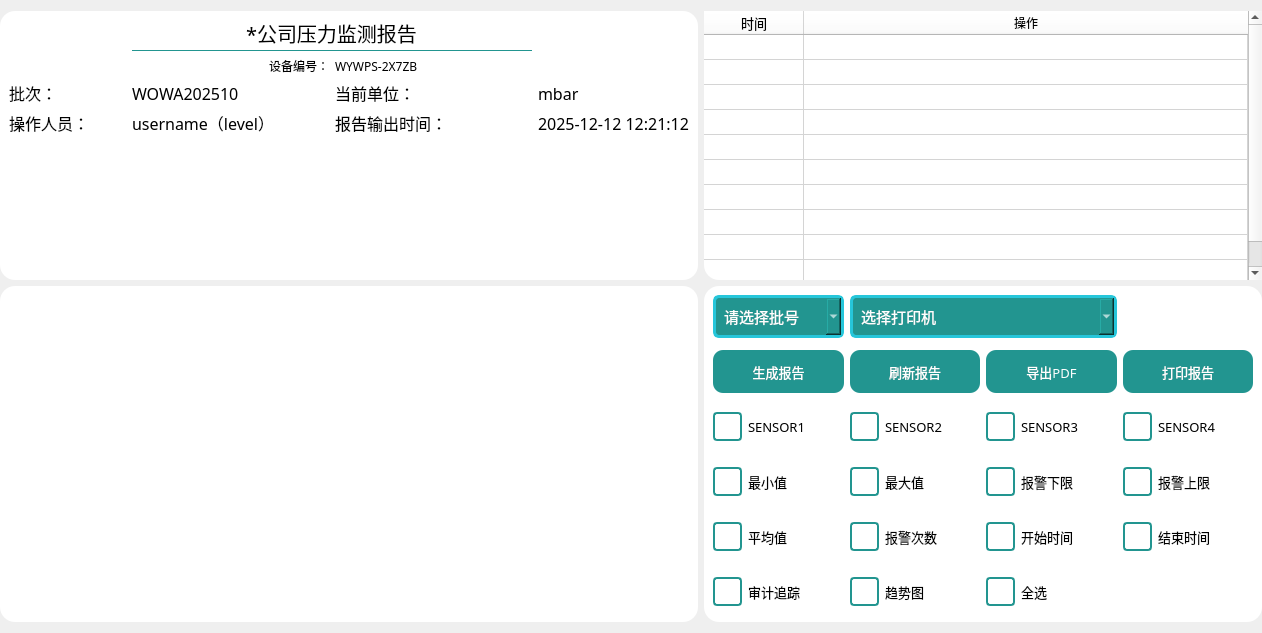
<?xml version="1.0" encoding="UTF-8"?>
<ui version="4.0">
 <class>PageAnalysis</class>
 <widget class="QWidget" name="PageAnalysis">
  <property name="geometry">
   <rect>
    <x>0</x>
    <y>0</y>
    <width>1262</width>
    <height>633</height>
   </rect>
  </property>
  <property name="windowTitle">
   <string>Form</string>
  </property>
  <property name="styleSheet">
   <string notr="true"/>
  </property>
  <layout class="QGridLayout" name="gridLayout" rowstretch="4,5" columnstretch="5,4">
   <property name="leftMargin">
    <number>0</number>
   </property>
   <property name="rightMargin">
    <number>0</number>
   </property>
   <item row="0" column="0">
    <widget class="QFrame" name="frameHeader1">
     <property name="font">
      <font>
       <family>Microsoft YaHei</family>
       <pointsize>12</pointsize>
      </font>
     </property>
     <property name="styleSheet">
      <string notr="true">QFrame
{
	border-radius: 15px;        /* 圆角半径，可根据需要调整 */
	background-color: white;    /* 可选：背景色 */	
}</string>
     </property>
     <property name="frameShape">
      <enum>QFrame::StyledPanel</enum>
     </property>
     <property name="frameShadow">
      <enum>QFrame::Raised</enum>
     </property>
     <layout class="QGridLayout" name="gridLayout_2">
      <item row="2" column="2" alignment="Qt::AlignLeft">
       <widget class="QLabel" name="label_2">
        <property name="font">
         <font>
          <family>Microsoft YaHei</family>
         </font>
        </property>
        <property name="text">
         <string>WYWPS-2X7ZB</string>
        </property>
       </widget>
      </item>
      <item row="4" column="2">
       <widget class="QLabel" name="outputTimeTitle">
        <property name="font">
         <font>
          <family>Microsoft YaHei</family>
          <pointsize>12</pointsize>
         </font>
        </property>
        <property name="text">
         <string>报告输出时间：</string>
        </property>
       </widget>
      </item>
      <item row="6" column="0" colspan="4">
       <widget class="QTableWidget" name="dataTable">
        <property name="font">
         <font>
          <family>Microsoft YaHei</family>
          <pointsize>9</pointsize>
         </font>
        </property>
        <property name="accessibleName">
         <string/>
        </property>
        <property name="accessibleDescription">
         <string/>
        </property>
        <property name="styleSheet">
         <string notr="true">QFrame
{
	border-radius: 15px;        /* 圆角半径，可根据需要调整 */
	background-color: white;    /* 可选：背景色 */	
}</string>
        </property>
        <property name="frameShape">
         <enum>QFrame::NoFrame</enum>
        </property>
        <property name="lineWidth">
         <number>0</number>
        </property>
        <property name="editTriggers">
         <set>QAbstractItemView::NoEditTriggers</set>
        </property>
        <property name="selectionMode">
         <enum>QAbstractItemView::NoSelection</enum>
        </property>
        <attribute name="horizontalHeaderMinimumSectionSize">
         <number>30</number>
        </attribute>
        <attribute name="horizontalHeaderDefaultSectionSize">
         <number>75</number>
        </attribute>
        <attribute name="horizontalHeaderStretchLastSection">
         <bool>true</bool>
        </attribute>
        <attribute name="verticalHeaderVisible">
         <bool>true</bool>
        </attribute>
        <attribute name="verticalHeaderMinimumSectionSize">
         <number>28</number>
        </attribute>
        <attribute name="verticalHeaderDefaultSectionSize">
         <number>30</number>
        </attribute>
        <attribute name="verticalHeaderHighlightSections">
         <bool>true</bool>
        </attribute>
       </widget>
      </item>
      <item row="3" column="1">
       <widget class="QLabel" name="batchNumTimeText">
        <property name="font">
         <font>
          <family>Microsoft YaHei</family>
          <pointsize>12</pointsize>
         </font>
        </property>
        <property name="text">
         <string>WOWA202510</string>
        </property>
       </widget>
      </item>
      <item row="4" column="0">
       <widget class="QLabel" name="userLabel">
        <property name="font">
         <font>
          <family>Microsoft YaHei</family>
          <pointsize>12</pointsize>
         </font>
        </property>
        <property name="text">
         <string>操作人员：</string>
        </property>
       </widget>
      </item>
      <item row="3" column="3">
       <widget class="QLabel" name="outputUnit">
        <property name="font">
         <font>
          <family>Microsoft YaHei</family>
          <pointsize>12</pointsize>
         </font>
        </property>
        <property name="text">
         <string>mbar</string>
        </property>
       </widget>
      </item>
      <item row="3" column="0">
       <widget class="QLabel" name="batchNumTimeTitle">
        <property name="font">
         <font>
          <family>Microsoft YaHei</family>
          <pointsize>12</pointsize>
         </font>
        </property>
        <property name="text">
         <string>批次：</string>
        </property>
       </widget>
      </item>
      <item row="3" column="2">
       <widget class="QLabel" name="outputUnitTitle">
        <property name="font">
         <font>
          <family>Microsoft YaHei</family>
          <pointsize>12</pointsize>
         </font>
        </property>
        <property name="text">
         <string>当前单位：</string>
        </property>
       </widget>
      </item>
      <item row="5" column="0">
       <spacer name="verticalSpacer">
        <property name="orientation">
         <enum>Qt::Vertical</enum>
        </property>
        <property name="sizeHint" stdset="0">
         <size>
          <width>20</width>
          <height>40</height>
         </size>
        </property>
       </spacer>
      </item>
      <item row="2" column="1" alignment="Qt::AlignRight">
       <widget class="QLabel" name="label">
        <property name="font">
         <font>
          <family>Microsoft YaHei</family>
         </font>
        </property>
        <property name="text">
         <string>设备编号：</string>
        </property>
        <property name="alignment">
         <set>Qt::AlignCenter</set>
        </property>
       </widget>
      </item>
      <item row="4" column="1">
       <widget class="QLabel" name="operationUser">
        <property name="font">
         <font>
          <family>Microsoft YaHei</family>
          <pointsize>12</pointsize>
         </font>
        </property>
        <property name="text">
         <string>username（level）</string>
        </property>
       </widget>
      </item>
      <item row="4" column="3">
       <widget class="QLabel" name="outputTime">
        <property name="font">
         <font>
          <family>Microsoft YaHei</family>
          <pointsize>12</pointsize>
         </font>
        </property>
        <property name="text">
         <string>2025-12-12 12:21:12</string>
        </property>
       </widget>
      </item>
      <item row="1" column="1" colspan="2">
       <widget class="QLineEdit" name="titleEdit">
        <property name="minimumSize">
         <size>
          <width>400</width>
          <height>0</height>
         </size>
        </property>
        <property name="font">
         <font>
          <family>Microsoft YaHei</family>
          <pointsize>15</pointsize>
         </font>
        </property>
        <property name="styleSheet">
         <string notr="true">/* 普通状态底部边框 */
QLineEdit {
    border: none;
    border-bottom: 1px solid rgb(34, 149, 144);  /* 底部边框颜色 */
    background: transparent;
}

/* 获取焦点时的底部边框 */
QLineEdit:focus {
    border-bottom: 2px solid rgb(41, 255, 223);  /* 焦点时颜色 */
}

QLineEdit:disabled {
    border-radius: 15px;
    border: 2px solid rgb(34, 149, 144);
    padding: 4px;
    color: #666666;
}</string>
        </property>
        <property name="text">
         <string>*公司压力监测报告</string>
        </property>
        <property name="alignment">
         <set>Qt::AlignCenter</set>
        </property>
       </widget>
      </item>
     </layout>
    </widget>
   </item>
   <item row="0" column="1">
    <widget class="QTableWidget" name="trailTable">
     <property name="minimumSize">
      <size>
       <width>0</width>
       <height>0</height>
      </size>
     </property>
     <property name="font">
      <font>
       <family>Microsoft YaHei</family>
       <pointsize>9</pointsize>
      </font>
     </property>
     <property name="styleSheet">
      <string notr="true">QFrame
{
	border-radius: 15px;        /* 圆角半径，可根据需要调整 */
	background-color: white;    /* 可选：背景色 */	
}</string>
     </property>
     <property name="frameShape">
      <enum>QFrame::NoFrame</enum>
     </property>
     <property name="autoScroll">
      <bool>false</bool>
     </property>
     <property name="editTriggers">
      <set>QAbstractItemView::NoEditTriggers</set>
     </property>
     <property name="selectionMode">
      <enum>QAbstractItemView::NoSelection</enum>
     </property>
     <property name="gridStyle">
      <enum>Qt::SolidLine</enum>
     </property>
     <property name="wordWrap">
      <bool>true</bool>
     </property>
     <property name="cornerButtonEnabled">
      <bool>true</bool>
     </property>
     <property name="rowCount">
      <number>10</number>
     </property>
     <property name="columnCount">
      <number>2</number>
     </property>
     <attribute name="horizontalHeaderVisible">
      <bool>true</bool>
     </attribute>
     <attribute name="horizontalHeaderCascadingSectionResizes">
      <bool>false</bool>
     </attribute>
     <attribute name="horizontalHeaderMinimumSectionSize">
      <number>4</number>
     </attribute>
     <attribute name="horizontalHeaderDefaultSectionSize">
      <number>100</number>
     </attribute>
     <attribute name="horizontalHeaderHighlightSections">
      <bool>true</bool>
     </attribute>
     <attribute name="horizontalHeaderShowSortIndicator" stdset="0">
      <bool>false</bool>
     </attribute>
     <attribute name="horizontalHeaderStretchLastSection">
      <bool>true</bool>
     </attribute>
     <attribute name="verticalHeaderVisible">
      <bool>false</bool>
     </attribute>
     <attribute name="verticalHeaderCascadingSectionResizes">
      <bool>false</bool>
     </attribute>
     <attribute name="verticalHeaderMinimumSectionSize">
      <number>8</number>
     </attribute>
     <attribute name="verticalHeaderDefaultSectionSize">
      <number>25</number>
     </attribute>
     <attribute name="verticalHeaderHighlightSections">
      <bool>false</bool>
     </attribute>
     <attribute name="verticalHeaderShowSortIndicator" stdset="0">
      <bool>false</bool>
     </attribute>
     <attribute name="verticalHeaderStretchLastSection">
      <bool>false</bool>
     </attribute>
     <row/>
     <row/>
     <row/>
     <row/>
     <row/>
     <row/>
     <row/>
     <row/>
     <row/>
     <row/>
     <column>
      <property name="text">
       <string>时间</string>
      </property>
      <property name="font">
       <font>
        <pointsize>10</pointsize>
       </font>
      </property>
     </column>
     <column>
      <property name="text">
       <string>操作</string>
      </property>
     </column>
     <item row="0" column="0">
      <property name="text">
       <string/>
      </property>
      <property name="flags">
       <set>ItemIsEnabled</set>
      </property>
     </item>
     <item row="1" column="0">
      <property name="text">
       <string/>
      </property>
     </item>
    </widget>
   </item>
   <item row="1" column="0">
    <widget class="QWidget" name="chartWidget" native="true">
     <property name="font">
      <font>
       <family>Microsoft YaHei</family>
       <pointsize>12</pointsize>
      </font>
     </property>
     <property name="styleSheet">
      <string notr="true">
	border-radius: 15px;        /* 圆角半径，可根据需要调整 */
	background-color: white;    /* 可选：背景色 */	
</string>
     </property>
    </widget>
   </item>
   <item row="1" column="1">
    <widget class="QFrame" name="frameSys2">
     <property name="font">
      <font>
       <family>Microsoft YaHei</family>
       <pointsize>12</pointsize>
      </font>
     </property>
     <property name="styleSheet">
      <string notr="true">QFrame
{
	border-radius: 15px;        /* 圆角半径，可根据需要调整 */
	background-color: white;    /* 可选：背景色 */	
}

/* 正常状态 */
QCheckBox::indicator {
    width: 25px;
    height: 25px;
    border: 2px solid #229590;
    border-radius: 4px;
}

/* 选中状态 */
QCheckBox::indicator:checked {
    background: #2dc6be;
    border: 2px solid #229590;
}

/* 禁用状态 */
QCheckBox::indicator:disabled {
    background: #a7a7a7;
    border: 2px solid #229590;
}

QPushButton
{
	background-color: rgb(34, 149, 144);
    color: white;
    border-radius: 10px;        /* 圆角大小 */
    padding: 6px 12px;          /* 内边距 */

}
/* 按钮按下效果 */
QPushButton:pressed {
    background-color: #16615e;  /* 更深的颜色 */
    padding-top: 7px;          /* 模拟下沉效果 */
    padding-bottom: 5px;
    margin-top: 1px;           /* 保持总高度不变 */
}


QComboBox {
    background-color: #229590;
    color: #ffffff;
    border: 3px solid #26c6da;
    border-radius: 6px;
    padding: 4px 8px;
}

QComboBox::drop-down {

    width: 15px;
}

/* 这是控制下拉选项背景的关键部分 */
QComboBox QAbstractItemView {
    background-color: #229590; /* 下拉选项背景色 */
    color: #ffffff; /* 下拉选项文字颜色 */
    selection-background-color: #00ff00; /* 下拉选项中选中项的背景色 */
    border: 1px solid #26c6da; /* 下拉选项边框 */
    outline: 0; /* 移除选中项的虚线框 */
    border-radius: 6px; /* 下拉选项圆角 */
}
QComboBox:disabled {
    border: 2px solid #229590;
    border-radius: 6px;
    padding: 4px 8px;
    color: #666666;
}

QPushButton:disabled {
    background-color: #a7a7a7;
    color: white;
    border-radius: 10px;
    padding: 6px 12px;
}

QLineEdit:disabled {
    border-radius: 15px;
    border: 2px solid rgb(34, 149, 144);
    padding: 4px;
    color: #666666;
}</string>
     </property>
     <property name="frameShape">
      <enum>QFrame::StyledPanel</enum>
     </property>
     <property name="frameShadow">
      <enum>QFrame::Raised</enum>
     </property>
     <layout class="QGridLayout" name="gridLayout_3" rowstretch="1,1,1,1,1,1">
      <property name="verticalSpacing">
       <number>12</number>
      </property>
      <item row="2" column="0">
       <widget class="QCheckBox" name="sensor1">
        <property name="sizePolicy">
         <sizepolicy hsizetype="Minimum" vsizetype="Preferred">
          <horstretch>0</horstretch>
          <verstretch>0</verstretch>
         </sizepolicy>
        </property>
        <property name="font">
         <font>
          <family>Microsoft YaHei</family>
          <pointsize>10</pointsize>
         </font>
        </property>
        <property name="text">
         <string>SENSOR1</string>
        </property>
       </widget>
      </item>
      <item row="5" column="0">
       <widget class="QCheckBox" name="operation">
        <property name="sizePolicy">
         <sizepolicy hsizetype="Minimum" vsizetype="Preferred">
          <horstretch>0</horstretch>
          <verstretch>0</verstretch>
         </sizepolicy>
        </property>
        <property name="font">
         <font>
          <family>Microsoft YaHei</family>
          <pointsize>10</pointsize>
         </font>
        </property>
        <property name="text">
         <string>审计追踪</string>
        </property>
       </widget>
      </item>
      <item row="1" column="2">
       <widget class="QPushButton" name="exToPdfBtn">
        <property name="sizePolicy">
         <sizepolicy hsizetype="Minimum" vsizetype="Preferred">
          <horstretch>0</horstretch>
          <verstretch>0</verstretch>
         </sizepolicy>
        </property>
        <property name="font">
         <font>
          <family>Microsoft YaHei</family>
          <pointsize>10</pointsize>
         </font>
        </property>
        <property name="styleSheet">
         <string notr="true"/>
        </property>
        <property name="text">
         <string>导出PDF</string>
        </property>
       </widget>
      </item>
      <item row="1" column="1">
       <widget class="QPushButton" name="hisReportBtn">
        <property name="sizePolicy">
         <sizepolicy hsizetype="Minimum" vsizetype="Preferred">
          <horstretch>0</horstretch>
          <verstretch>0</verstretch>
         </sizepolicy>
        </property>
        <property name="font">
         <font>
          <family>Microsoft YaHei</family>
          <pointsize>10</pointsize>
         </font>
        </property>
        <property name="styleSheet">
         <string notr="true"/>
        </property>
        <property name="text">
         <string>刷新报告</string>
        </property>
       </widget>
      </item>
      <item row="2" column="1">
       <widget class="QCheckBox" name="sensor2">
        <property name="sizePolicy">
         <sizepolicy hsizetype="Minimum" vsizetype="Preferred">
          <horstretch>0</horstretch>
          <verstretch>0</verstretch>
         </sizepolicy>
        </property>
        <property name="font">
         <font>
          <family>Microsoft YaHei</family>
          <pointsize>10</pointsize>
         </font>
        </property>
        <property name="text">
         <string>SENSOR2</string>
        </property>
       </widget>
      </item>
      <item row="1" column="3">
       <widget class="QPushButton" name="exToPrinterBtn">
        <property name="sizePolicy">
         <sizepolicy hsizetype="Minimum" vsizetype="Preferred">
          <horstretch>0</horstretch>
          <verstretch>0</verstretch>
         </sizepolicy>
        </property>
        <property name="font">
         <font>
          <family>Microsoft YaHei</family>
          <pointsize>10</pointsize>
         </font>
        </property>
        <property name="styleSheet">
         <string notr="true"/>
        </property>
        <property name="text">
         <string>打印报告</string>
        </property>
       </widget>
      </item>
      <item row="4" column="1">
       <widget class="QCheckBox" name="alarm">
        <property name="sizePolicy">
         <sizepolicy hsizetype="Minimum" vsizetype="Preferred">
          <horstretch>0</horstretch>
          <verstretch>0</verstretch>
         </sizepolicy>
        </property>
        <property name="font">
         <font>
          <family>Microsoft YaHei</family>
          <pointsize>10</pointsize>
         </font>
        </property>
        <property name="text">
         <string>报警次数</string>
        </property>
       </widget>
      </item>
      <item row="5" column="1">
       <widget class="QCheckBox" name="charts">
        <property name="sizePolicy">
         <sizepolicy hsizetype="Minimum" vsizetype="Preferred">
          <horstretch>0</horstretch>
          <verstretch>0</verstretch>
         </sizepolicy>
        </property>
        <property name="font">
         <font>
          <family>Microsoft YaHei</family>
          <pointsize>10</pointsize>
         </font>
        </property>
        <property name="text">
         <string>趋势图</string>
        </property>
       </widget>
      </item>
      <item row="4" column="3">
       <widget class="QCheckBox" name="endTime">
        <property name="sizePolicy">
         <sizepolicy hsizetype="Minimum" vsizetype="Preferred">
          <horstretch>0</horstretch>
          <verstretch>0</verstretch>
         </sizepolicy>
        </property>
        <property name="font">
         <font>
          <family>Microsoft YaHei</family>
          <pointsize>10</pointsize>
         </font>
        </property>
        <property name="text">
         <string>结束时间</string>
        </property>
       </widget>
      </item>
      <item row="4" column="2">
       <widget class="QCheckBox" name="startTime">
        <property name="sizePolicy">
         <sizepolicy hsizetype="Minimum" vsizetype="Preferred">
          <horstretch>0</horstretch>
          <verstretch>0</verstretch>
         </sizepolicy>
        </property>
        <property name="font">
         <font>
          <family>Microsoft YaHei</family>
          <pointsize>10</pointsize>
         </font>
        </property>
        <property name="text">
         <string>开始时间</string>
        </property>
       </widget>
      </item>
      <item row="1" column="0">
       <widget class="QPushButton" name="reportBtn">
        <property name="sizePolicy">
         <sizepolicy hsizetype="Minimum" vsizetype="Preferred">
          <horstretch>0</horstretch>
          <verstretch>0</verstretch>
         </sizepolicy>
        </property>
        <property name="font">
         <font>
          <family>Microsoft YaHei</family>
          <pointsize>10</pointsize>
         </font>
        </property>
        <property name="styleSheet">
         <string notr="true"/>
        </property>
        <property name="text">
         <string>生成报告</string>
        </property>
       </widget>
      </item>
      <item row="0" column="0">
       <widget class="QComboBox" name="selectNumberRange">
        <property name="sizePolicy">
         <sizepolicy hsizetype="Preferred" vsizetype="Preferred">
          <horstretch>0</horstretch>
          <verstretch>0</verstretch>
         </sizepolicy>
        </property>
        <property name="font">
         <font>
          <family>Microsoft YaHei</family>
          <pointsize>11</pointsize>
         </font>
        </property>
        <property name="styleSheet">
         <string notr="true"/>
        </property>
        <property name="currentText">
         <string notr="true">请选择批号</string>
        </property>
        <item>
         <property name="text">
          <string>请选择批号</string>
         </property>
        </item>
       </widget>
      </item>
      <item row="3" column="2">
       <widget class="QCheckBox" name="alarmLowLimit">
        <property name="sizePolicy">
         <sizepolicy hsizetype="Minimum" vsizetype="Preferred">
          <horstretch>0</horstretch>
          <verstretch>0</verstretch>
         </sizepolicy>
        </property>
        <property name="font">
         <font>
          <family>Microsoft YaHei</family>
          <pointsize>10</pointsize>
         </font>
        </property>
        <property name="text">
         <string>报警下限</string>
        </property>
       </widget>
      </item>
      <item row="3" column="1">
       <widget class="QCheckBox" name="max">
        <property name="sizePolicy">
         <sizepolicy hsizetype="Minimum" vsizetype="Preferred">
          <horstretch>0</horstretch>
          <verstretch>0</verstretch>
         </sizepolicy>
        </property>
        <property name="font">
         <font>
          <family>Microsoft YaHei</family>
          <pointsize>10</pointsize>
         </font>
        </property>
        <property name="text">
         <string>最大值</string>
        </property>
       </widget>
      </item>
      <item row="0" column="1" colspan="2">
       <widget class="QComboBox" name="exToPrinterComb">
        <property name="sizePolicy">
         <sizepolicy hsizetype="Preferred" vsizetype="Preferred">
          <horstretch>0</horstretch>
          <verstretch>0</verstretch>
         </sizepolicy>
        </property>
        <property name="font">
         <font>
          <family>Microsoft YaHei</family>
          <pointsize>11</pointsize>
         </font>
        </property>
        <property name="styleSheet">
         <string notr="true"/>
        </property>
        <property name="currentText">
         <string notr="true">选择打印机</string>
        </property>
        <item>
         <property name="text">
          <string>选择打印机</string>
         </property>
        </item>
       </widget>
      </item>
      <item row="3" column="3">
       <widget class="QCheckBox" name="alarmUpLimit">
        <property name="sizePolicy">
         <sizepolicy hsizetype="Minimum" vsizetype="Preferred">
          <horstretch>0</horstretch>
          <verstretch>0</verstretch>
         </sizepolicy>
        </property>
        <property name="font">
         <font>
          <family>Microsoft YaHei</family>
          <pointsize>10</pointsize>
         </font>
        </property>
        <property name="text">
         <string>报警上限</string>
        </property>
       </widget>
      </item>
      <item row="2" column="2">
       <widget class="QCheckBox" name="sensor3">
        <property name="sizePolicy">
         <sizepolicy hsizetype="Minimum" vsizetype="Preferred">
          <horstretch>0</horstretch>
          <verstretch>0</verstretch>
         </sizepolicy>
        </property>
        <property name="font">
         <font>
          <family>Microsoft YaHei</family>
          <pointsize>10</pointsize>
         </font>
        </property>
        <property name="text">
         <string>SENSOR3</string>
        </property>
       </widget>
      </item>
      <item row="2" column="3">
       <widget class="QCheckBox" name="sensor4">
        <property name="sizePolicy">
         <sizepolicy hsizetype="Minimum" vsizetype="Preferred">
          <horstretch>0</horstretch>
          <verstretch>0</verstretch>
         </sizepolicy>
        </property>
        <property name="font">
         <font>
          <family>Microsoft YaHei</family>
          <pointsize>10</pointsize>
         </font>
        </property>
        <property name="text">
         <string>SENSOR4</string>
        </property>
       </widget>
      </item>
      <item row="4" column="0">
       <widget class="QCheckBox" name="avg">
        <property name="sizePolicy">
         <sizepolicy hsizetype="Minimum" vsizetype="Preferred">
          <horstretch>0</horstretch>
          <verstretch>0</verstretch>
         </sizepolicy>
        </property>
        <property name="font">
         <font>
          <family>Microsoft YaHei</family>
          <pointsize>10</pointsize>
         </font>
        </property>
        <property name="text">
         <string>平均值</string>
        </property>
       </widget>
      </item>
      <item row="3" column="0">
       <widget class="QCheckBox" name="min">
        <property name="sizePolicy">
         <sizepolicy hsizetype="Minimum" vsizetype="Preferred">
          <horstretch>0</horstretch>
          <verstretch>0</verstretch>
         </sizepolicy>
        </property>
        <property name="font">
         <font>
          <family>Microsoft YaHei</family>
          <pointsize>10</pointsize>
         </font>
        </property>
        <property name="text">
         <string>最小值</string>
        </property>
       </widget>
      </item>
      <item row="5" column="2">
       <widget class="QCheckBox" name="checkBoxAll">
        <property name="sizePolicy">
         <sizepolicy hsizetype="Minimum" vsizetype="Preferred">
          <horstretch>0</horstretch>
          <verstretch>0</verstretch>
         </sizepolicy>
        </property>
        <property name="font">
         <font>
          <family>Microsoft YaHei</family>
          <pointsize>10</pointsize>
         </font>
        </property>
        <property name="text">
         <string>全选</string>
        </property>
       </widget>
      </item>
     </layout>
    </widget>
   </item>
  </layout>
 </widget>
 <resources/>
 <connections/>
</ui>
